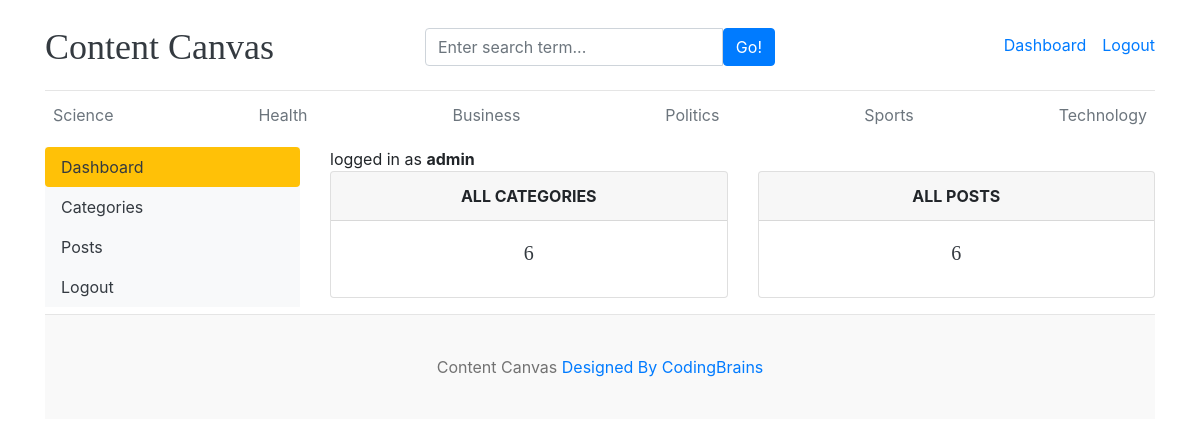
The page /dashboard/ (signed in) on the database its author committed.
### app/models.py (models this page shows, shortened)
class Category(models.Model):
    category=models.CharField(max_length=100)
    created_at=models.DateTimeField(auto_now_add=True)
    updated_at=models.DateTimeField(auto_now=True)
    class Meta:
        verbose_name_plural='categories'

### dashboard/views.py (the view)
# urls.py: path('dashboard/',include('dashboard.urls')),
@login_required(login_url='login')
def dashboard(request):
    category_count=Category.objects.all().count()
    blog_count=Blog.objects.all().count()
    context={
        'category_count':category_count,
        'blog_count':blog_count,
    }
    return render(request,'dashboard/dashboard.html',context)

### app/context_processors.py (called while the page is built)
def get_categories(request):
    categories=Category.objects.all()
    return dict(categories=categories)

def get_sociallinks(request):
    sociallinks=socialLinks.objects.all()
    return dict(sociallinks=sociallinks)

### templates/dashboard/dashboard.html
{% extends 'base.html' %}
{% block content %}
<div class="row">
    {% include "dashboard/sidebar.html" %}
    <div class="col-md-9">
        <span>logged in as <b>{{user}}</b></span>
        <div class="row">
            <div class="col">
                <div class="card border-default mb-3">
                    <div class="card-header text-center text-uppercase font-weight-bold">All Categories</div>
                    <div class="card-body text-dark">
                        <h5 class="card-title text-center">{{category_count}}</h5>
                    </div>
                </div>
            </div>
            <div class='col'>
                <div class="card border-default mb-3">
                    <div class="card-header text-center text-uppercase font-weight-bold">All Posts</div>
                    <div class="card-body text-dark">
                        <h5 class="card-title text-center">{{blog_count}}</h5>
                    </div>
                </div>
            </div>
        </div>
    </div>
</div>
{% endblock %}

### templates/base.html (shortened to what this page needs)
{% load static %}
<!DOCTYPE html>
<html lang="en">
<head>
    <link rel="stylesheet" href="{% static "css/bootstrap.css" %}">
    <link href="https://getbootstrap.com/docs/4.0/dist/css/bootstrap.min.css" rel="stylesheet">
    <link href="{% static "css/cc.css" %}" rel="stylesheet">
    <link rel="stylesheet" href="https://cdnjs.cloudflare.com/ajax/libs/font-awesome/4.7.0/css/font-awesome.min.css">
</head>
<body>
    <div class="container">
        <header class="blog-header py-3">
            <div class="row flex-nowrap justify-content-between align-items-center">
                <div class="col-4 pt-1">
                    <a class="blog-header-logo text-dark" href="/">Content Canvas</a>
                </div>
                <div class="col-4 pt-1">
                    <form action="{% url "search" %}" method="GET">
                        <div class="input-group">
                            <input class="form-control" type="text" name="keyword" value="{{keyword}}" placeholder="Enter search term..." aria-label="Enter search term..." aria-describedby="button-search" />
                            <button class="btn btn-primary" id="button-search" type="submit">Go!</button>
                        </div>
                    </form>
                </div>
                <div class="col-4 d-flex justify-content-end align-items-center">
                    {% if not user.is_authenticated %}
                    <a class="btn btn-sm btn-warning" href="{% url "login" %}">Login</a> &nbsp;
                    <a class="btn btn-sm btn-outline-secondary" href="{% url "register" %}">Register</a>
                    {% else %}
                    <span><a href="{% url "dashboard" %}">Dashboard</a></span>
                    <span><a href="{% url "logout" %}">Logout</a></span>
                    {% endif %}
                </div>
            </div>
        </header>
        <div class="nav-scroller py-1 mb-2">
            <nav class="nav d-flex justify-content-between">
                {% for cat in categories %}
                <a class="p-2 text-muted" href="{% url "post_by_category" cat.id %}">{{cat.category}}</a>
                {% endfor %}
            </nav>
        </div>
        {% block content %}
        {% endblock  %}
    <footer class="blog-footer">
        <p>Content Canvas <a href="#">Designed By CodingBrains</a></p>
    </footer>
</body>
</html>

### contentcanvas/static/css/cc.css (style rules this page uses)
.blog-header { border-bottom: 1px solid #e5e5e5; }
.blog-header-logo { font-family: "Playfair Display", Georgia, "Times New Roman", serif; font-size: 2.25rem; }
h1, h2, h3, h4, h5, h6 { font-family: "Playfair Display", Georgia, "Times New Roman", serif; }
.blog-footer { padding: 2.5rem 0; color: #727272; text-align: center; background-color: #f9f9f9; border-top: .05rem solid #e5e5e5; }
.blog-footer p:last-child { margin-bottom: 0; }

### rows shown on the page
Category: category "Science"
Category: category "Health"
Category: category "Business"
Category: category "Politics"
Category: category "Sports"
Category: category "Technology"

### other values the page prints
{{ user }} "admin"
{{ category_count }} "6"
{{ blog_count }} "6"
